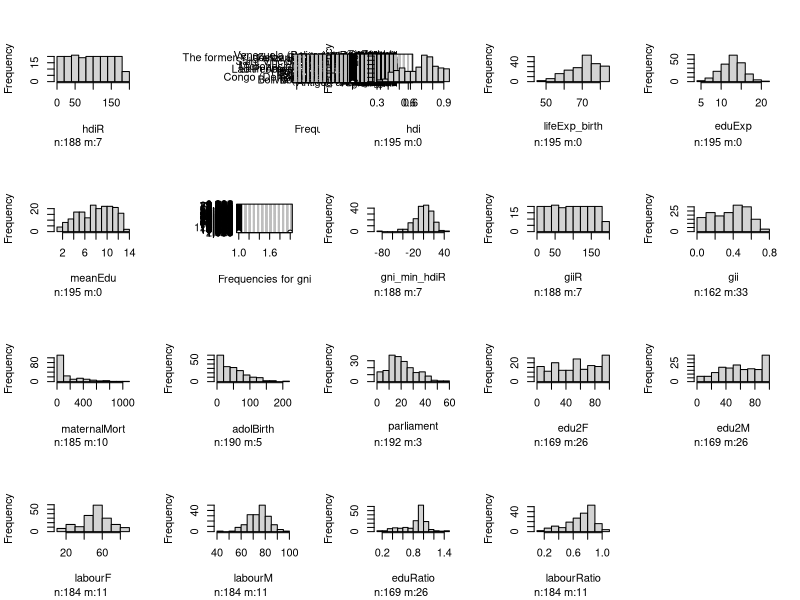

The R source for this figure: (Note: this script raises an error after producing the figure.)
## ---- chunk 1
library(ggplot2)
library(GGally)
library(corrplot)
library(Hmisc)

human <- read.table("data/human.csv")
hist.data.frame(human, nclass =10)
corr <- cor(human)
corrplot(corr, method="circle", type="upper", tl.pos="d", tl.cex = 0.6)
summary(human)
## ---- chunk 2
#Calculate PCA
pca_human <- prcomp(human)
#Create summary and check variance of each PC
s <- summary(pca_human)
pca_pr <- 100 * round(1*s$importance[2, ], digits = 5)
#plot results
pc_lab <- paste0(names(pca_pr), " (", pca_pr, "%)")
# draw a biplot
biplot(pca_human, cex = c(0.8, 1), col = c("grey40", "deeppink2"), xlab = pc_lab[1], ylab = pc_lab[2])
pc_lab
## ---- chunk 3
#Scaling
human_std <- scale(human)
#Calculate PCA
pca_human <- prcomp(human_std)
#Create summary and check variance of each PC
s <- summary(pca_human)
pca_pr <- 100 * round(1*s$importance [2, ], digits = 5)
#plot results
pc_lab <- paste0(names(pca_pr), " (", pca_pr, "%)")
# draw a biplot
biplot(pca_human, cex = c(0.6, 1), col = c("grey40", "deeppink2"), xlab = pc_lab[1], ylab = pc_lab[2])
pc_lab
## ---- chunk 4
library(FactoMineR)
library(dplyr)
library(tidyr)
#Let's download and examine the dataset
data(tea)
str(tea)
dim(tea)

time_columns <- c("breakfast", "tea.time", "evening", "lunch", "dinner", "always")

# select the 'keep_columns' to create a new dataset
tea_time <- select(tea, one_of(time_columns))
gather(tea_time) %>% ggplot(aes(value)) + geom_bar() + theme(axis.text.x = element_text(angle = 45, hjust = 1, size = 8)) + facet_wrap("key", scales = "free") 

where_col <- c("home", "work", "tearoom" ,"friends", "resto", "pub")
tea_place <- select(tea, one_of(where_col))
gather(tea_place) %>% ggplot(aes(value)) + geom_bar() + theme(axis.text.x = element_text(angle = 45, hjust = 1, size = 8)) + facet_wrap("key", scales = "free") 

how_col <- c("How", "sugar", "how", "price", "where", "frequency")
tea_how <- select(tea, one_of(how_col))
gather(tea_how) %>% ggplot(aes(value)) + geom_bar() + theme(axis.text.x = element_text(angle = 45, hjust = 1, size = 8)) + facet_wrap("key", scales = "free") 

people_col <- c("sex" ,"SPC" ,"Sport", "age_Q")
tea_people <- select(tea, one_of(people_col))
gather(tea_people) %>% ggplot(aes(value)) + geom_bar() + theme(axis.text.x = element_text(angle = 45, hjust = 1, size = 8)) + facet_wrap("key", scales = "free") 

why_col <- c("escape.exoticism", "spirituality", "healthy", "diuretic", "friendliness", "iron.absorption", "feminine", "sophisticated", "slimming", "exciting", "relaxing" ,"effect.on.health")
tea_why <- select(tea, one_of(why_col))
gather(tea_why) %>% ggplot(aes(value)) + geom_bar() + theme(axis.text.x = element_text(angle = 45, hjust = 1, size = 8)) + facet_wrap("key", scales = "free") 


## ---- chunk 5
mca <- MCA(tea_how, graph = FALSE)
summary(mca)
plot(mca, invisible=c("ind"), habillage = "quali")
